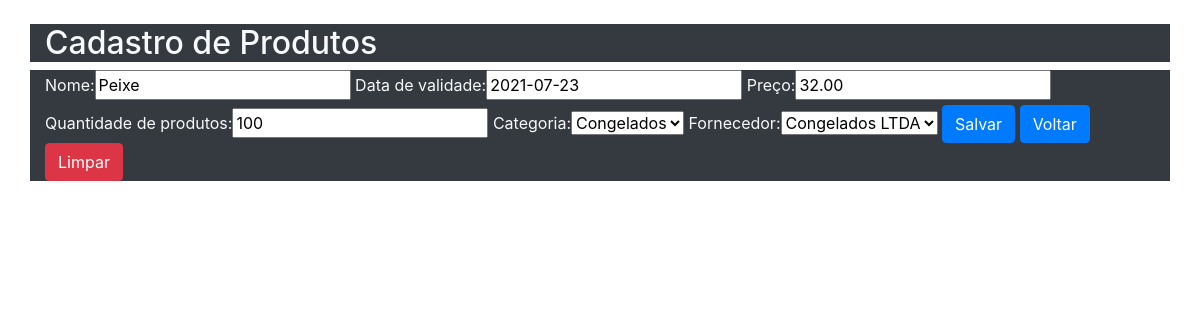
/atualizar_produto/7, run on the app's committed database.
### mercado/models.py (models this page shows, shortened)
class Produto(models.Model):
    ID_produto = models.AutoField(primary_key=True)
    nome_produto = models.CharField(max_length=100, verbose_name="Nome:")
    data_validade = models.DateField(verbose_name="Data de validade:")
    preco = models.DecimalField(max_digits=5, decimal_places=2, verbose_name="Preço:")
    quantidade_produto = models.IntegerField(verbose_name="Quantidade de produtos:")
    FK_categoria = models.ForeignKey(Categoria, on_delete=models.CASCADE, verbose_name="Categoria:")
    FK_fornecedor = models.ForeignKey(Fornecedor, on_delete=models.CASCADE, verbose_name="Fornecedor:")

### mercado/views.py (the view)
# urls.py: path('atualizar_produto/<int:pk>', atualizar_produto, name='url_atualizar_produto'),
def atualizar_produto(request, pk):
    data = {}
    produto = Produto.objects.get(pk=pk)
    form = ProdutoForm(request.POST or None, instance=produto)
    if form.is_valid():
        form.save()
        return redirect('url_produto')
    data['form'] = form
    return render(request, 'mercado/html/cadastro_produto.html', data)

### mercado/form.py
class ProdutoForm(ModelForm):
    class Meta():
        model = Produto
        fields = ['nome_produto', 'data_validade', 'preco', 'quantidade_produto', 'FK_categoria', 'FK_fornecedor']

### mercado/models.py (called while the page is built)
    def __str__(self):
        return self.nome_fornecedor

    def __str__(self):
        return self.nome_categoria

### mercado/templates/mercado/html/cadastro_produto.html (shortened to what this page needs)
﻿<!DOCTYPE html>
<html lang="en" xmlns="http://www.w3.org/1999/xhtml">
<head>
    {% load bootstrap %}
    {% load static %}
    <link rel="stylesheet" href="https://maxcdn.bootstrapcdn.com/bootstrap/4.0.0/css/bootstrap.min.css">
    <link rel="stylesheet" href="{% static 'css/main.css' %}">
</head>
<body>
    <h2 class="container bg-dark text-light">Cadastro de Produtos</h2>
    <form method="post" class="container bg-dark text-light">
        {{ form|bootstrap }}
        <button type="submit" class="btn btn-primary">Salvar</button>
        <a href="{% url 'url_produtos'  %}"><button type="button" class="btn btn-primary">Voltar</button></a>
        <button type="reset" class="btn btn-danger">Limpar</button>
    </form>
</body>
</html>

### data on the page
Produto: nome_produto "Peixe", data_validade "2021-07-23", preco "32.00", quantidade_produto "100", FK_categoria "Congelados", FK_fornecedor "Congelados LTDA"
